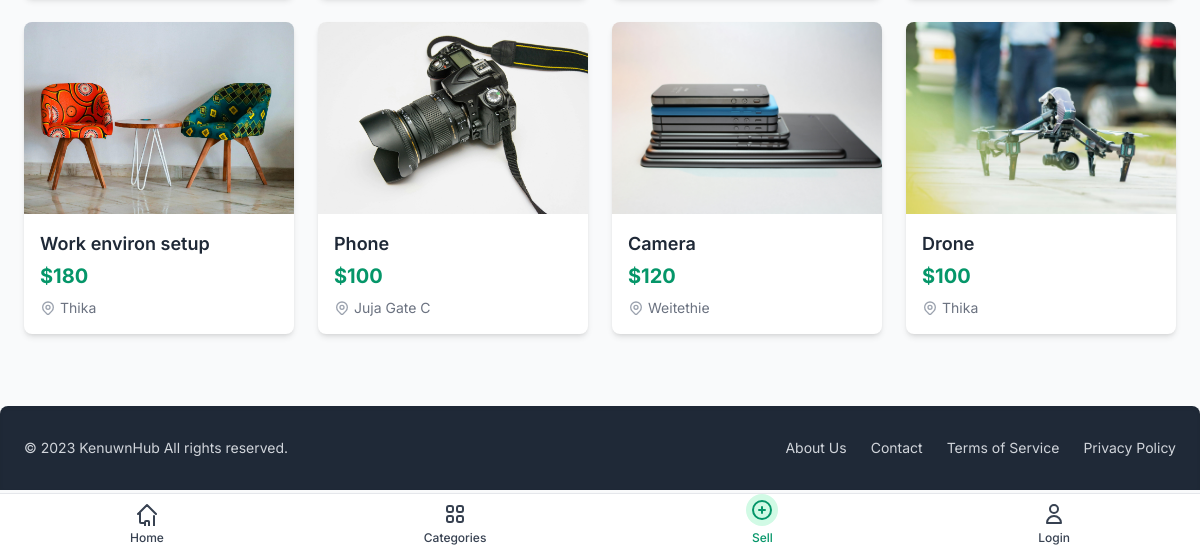
Before: /home/ (lower part) with the older database file.
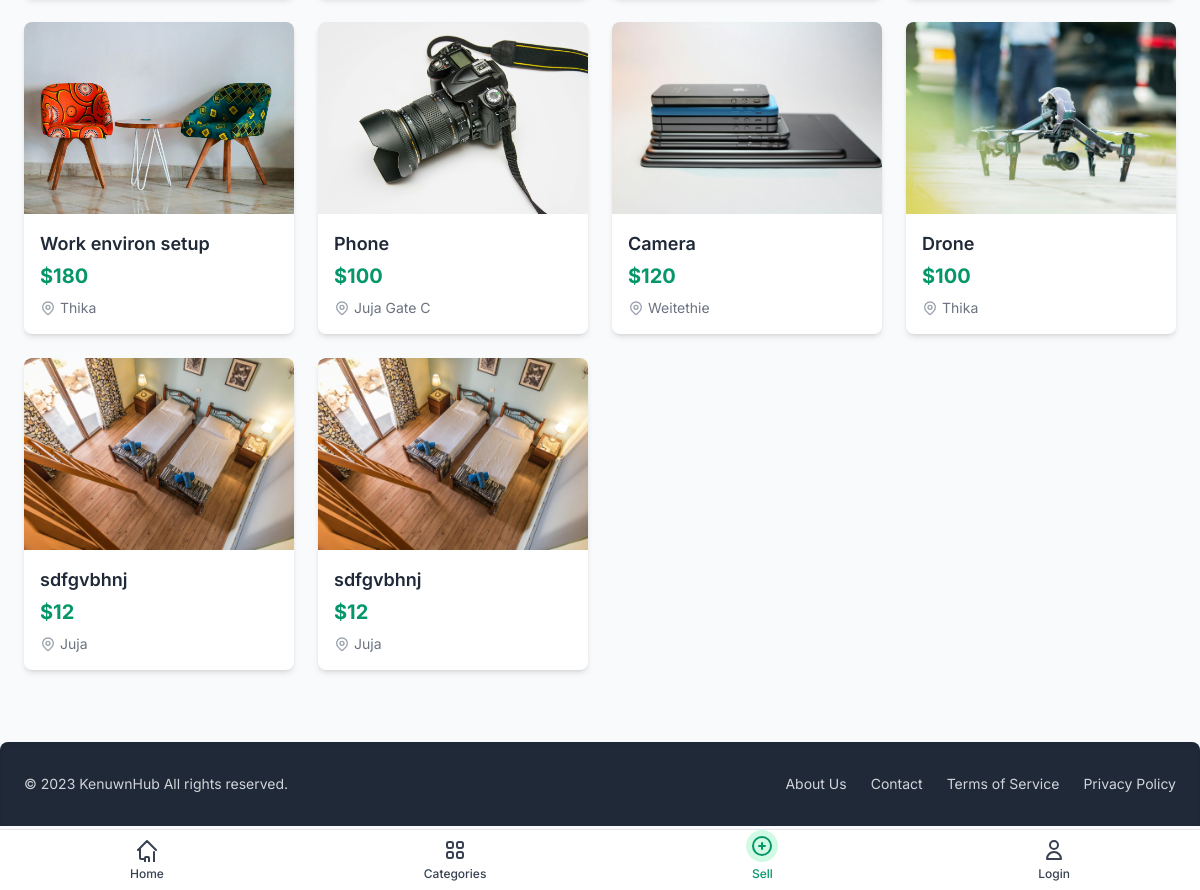
After: the same page with the newer database file.
### products/models.py (models this page shows, shortened)
class ProductListings(models.Model):
    title = models.CharField(max_length=50)
    description = models.TextField()
    price = models.IntegerField()
    image = models.ImageField(upload_to='products/', blank=True, null=True) # stored under /media/products/
    location = models.CharField(max_length=100)
    seller = models.ForeignKey(SellerProfile, on_delete=models.CASCADE)
    category = models.ForeignKey(Category, on_delete=models.CASCADE, related_name='product', blank=True, null=True) # 'related_name' allows reverse lookup: category.product.all()
    created_at = models.DateTimeField(auto_now_add=True, blank=True, null=True) # auto set when product is first created

### products/views.py (the view)
# urls.py: path('home/', home_view, name='home' ),
def home_view(request):
    products = ProductListings.objects.all()
    categories = ProductListings.objects.values_list("category__name", flat=True).distinct()
    return render(request,  'products/home.html', {
                                                   'products': products,
                                                   'categories': categories
                                                    })

### products/models.py (called while the page is built)
    def __str__(self):
        return self.name  # readable name in admin & shell

### products/templates/products/home.html (shortened to what the changed rows need)
<!DOCTYPE html>
<html lang="en">
<head>
    <script src="https://cdn.tailwindcss.com"></script>
</head>
<body class="bg-gray-50 flex flex-col min-h-screen">
    <main class="flex-grow max-w-7xl mx-auto px-4 md:px-6 py-6">
        <section id="product-listings" class="grid grid-cols-1 sm:grid-cols-2 md:grid-cols-3 lg:grid-cols-4 gap-6">
            {% if products %}
                {% for product in products %}
                    <div class="product-card bg-white rounded-lg shadow-md overflow-hidden hover:shadow-lg transition-all duration-300 transform hover:-translate-y-1 cursor-pointer"
                         data-category="{{ product.category }}"
                         data-price="{{ product.price }}"
                         data-location="{{ product.location }}"
                         data-title="{{ product.title }}">
                        <a href="{% url 'products:product_detail' product.id%}"> <img src="{{ product.image.url }}" alt="{{ product.title }}" class="w-full h-48 object-cover object-center">
                            <div class="p-4">
                                <h3 class="text-lg font-semibold text-gray-800 truncate mb-1">{{ product.title }}</h3>
                                <p class="text-xl font-bold text-emerald-600 mb-2">${{ product.price }}</p>
                                <p class="text-sm text-gray-500 flex items-center">
                                    {{ product.location }}
                                </p>
                            </div>
                        </a>
                    </div>
                {% endfor %}
            {% else %}
                <div id="no-products-message" class="col-span-full text-center text-gray-600 py-10">
                    <p class="text-lg font-semibold mb-2">No products found at this time.</p>
                    <p class="text-md">Check back later or try adjusting your filters.</p>
                </div>
            {% endif %}
        </section>
    </main>
</body>
</html>

Changed rows visible on the page:
added ProductListings: image (picture), title "sdfgvbhnj", price "12", location "Juja"
added ProductListings: image (picture), title "sdfgvbhnj", price "12", location "Juja"
